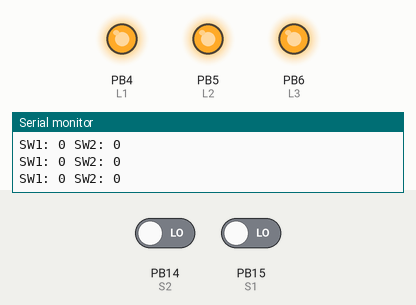
Recording of a sketch running on a simulated STM32 Blue Pill. Parts: output pins drawn as LEDs (lit = HIGH), the last lines printed to the serial monitor. The inputs (shaded band) are chosen by the test bench; at power-on: PB14 (S2) LOW, PB15 (S1) LOW.

Above: at 1.2 s.
1.3 s: PB14 (S2) driven HIGH
At 2.0 s:
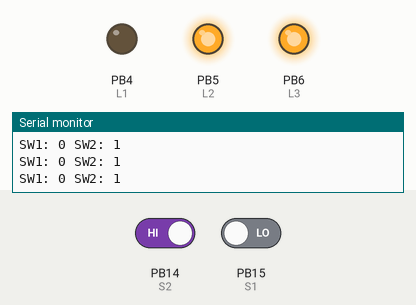
2.8 s: PB15 (S1) driven HIGH
At 3.3 s:
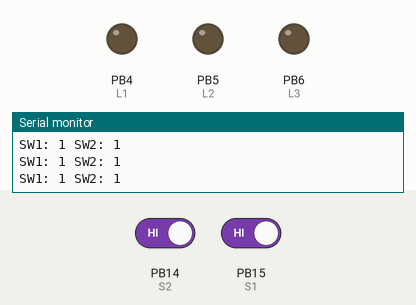
4.3 s: PB14 (S2) driven LOW
At 4.6 s:
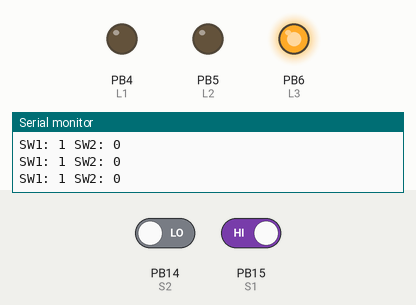
5.8 s: PB15 (S1) driven LOW
At 7.1 s:
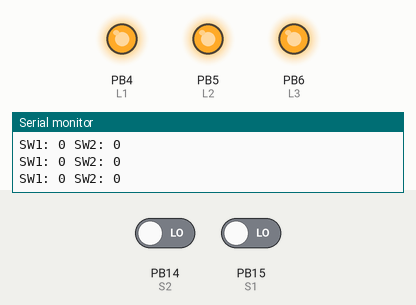
Timing chart, 0 to 8.3 s (numbered marks = the images above; inputs shaded):
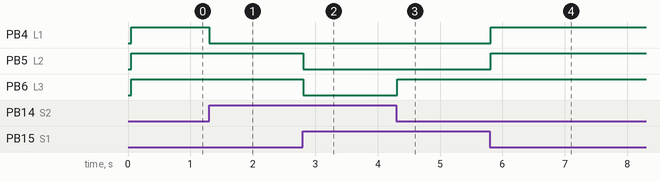

Measured:
- after the input at 1.3 s, PB4 (L1): HIGH → LOW at once
- after the input at 2.8 s, PB5 (L2), PB6 (L3): HIGH → LOW at once
- after the input at 4.3 s, PB6 (L3): LOW → HIGH at once
- after the input at 5.8 s, PB4 (L1), PB5 (L2): LOW → HIGH at once

The sketch:

actividad_3.ino
```cpp
#define L1 PB4
#define L2 PB5
#define L3 PB6
#define S1 PB15
#define S2 PB14

void setup() {
  pinMode(L1, OUTPUT);
  pinMode(L2, OUTPUT);
  pinMode(L3, OUTPUT);
  pinMode(S1, INPUT);
  pinMode(S2, INPUT);
  afio_cfg_debug_ports(AFIO_DEBUG_SW_ONLY);
  Serial.begin(115200);
}

void loop() {
  delay(50);
  uint8 wL1 = LOW;
  uint8 wL2 = LOW;
  uint8 wL3 = LOW;
  uint8 rS1 = digitalRead(S1);
  uint8 rS2 = digitalRead(S2);
  switch (rS1 << 1 | rS2) {
    case 0:
      wL1 = HIGH;
    case 1:
      wL2 = HIGH;
    case 2:
      wL3 = HIGH;
      break;
  }
  digitalWrite(L1, wL1);
  digitalWrite(L2, wL2);
  digitalWrite(L3, wL3);
  Serial.println("SW1: " + String(rS1) + " SW2: " + String(rS2));
}
```
